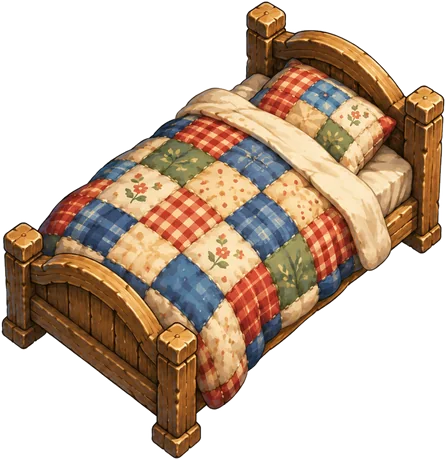
#> input picture assets/bed.webp, 446 x 460 px
$ python -i ch3_import_e12_images.py   (imports and definitions only)
#> lines starting #> are read from the running program, lines starting #| are printed output that depends on the picture; after the words box and inside, x2 and y2 are one past the last pixel; in counts of white or black regions, pixels touching at a corner belong together
#> further down, picture is the input picture: PIL image 446x460 RGBA; mean R, G, B, A 89.5, 70, 53, 130.9
"""把老師用 ChatGPT 生的 E1、E2 圖轉成遊戲用的 WebP：傷口圖（420×420 白底）、物件圖（灰底去背）。
用法：python3 tools/ch3_import_e12_images.py "<圖卡資料夾>"
檔名對應（以檔名裡的時間辨認，2026-10-08 晚上那一批）：見 MAP。沒有 numpy，只用 PIL。"""
import sys, pathlib
from PIL import Image, ImageDraw, ImageFilter
SRC = pathlib.Path(sys.argv[1]) if len(sys.argv) > 1 else None
ROOT = pathlib.Path(__file__).parent.parent
MAP = [  # (檔名結尾時間, 輸出, 種類, 最長邊)
 ('11_56_57', 'w_octopus', 'wound', 420), ('11_57_31', 'w_jelly', 'wound', 420), ('11_57_37', 'w_rockcut', 'wound', 420), ('11_57_42', 'w_vibrio', 'wound', 420),
 ('11_57_47', 'ch3_hb_board', 'obj', 460), ('11_57_51', 'ch3_fish_spot', 'obj', 480), ('11_57_56', 'ch3_fish_stall', 'obj', 560),
 ('11_58_04', 'ch3_f_mackerel', 'obj', 420), ('11_58_09', 'ch3_f_horse', 'obj', 420), ('11_58_15', 'ch3_f_snapper', 'obj', 420), ('11_58_19', 'ch3_f_grouper', 'obj', 420),
 ('11_58_23', 'ch3_p_turtle', 'obj', 420), ('11_58_27', 'ch3_p_ray', 'obj', 420), ('11_58_33', 'ch3_rod', 'obj', 420)]
def find(t):
    r = [p for p in SRC.glob('Codex 圖像 2026年10月8日*') if p.stem.endswith(t)]
    if len(r) != 1: raise SystemExit(f'找不到或有多個：{t} {r}')
    return r[0]
def cutout(im, tol=22, enclosed=True):
#> called with tol = 22, enclosed = True
    im = im.convert('RGB'); w, h = im.size
#> after `im = im.convert('RGB')`:
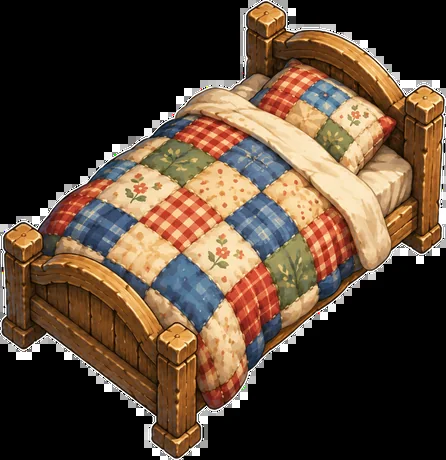
#> im: PIL image 446x460 RGB; mean R, G, B 89.5, 70, 53
#> after `w, h = im.size`: w = 446; h = 460
    border = [im.getpixel((x, 0)) for x in range(0, w, 7)] + [im.getpixel((x, h - 1)) for x in range(0, w, 7)] + [im.getpixel((0, y)) for y in range(0, h, 7)] + [im.getpixel((w - 1, y)) for y in range(0, h, 7)]
#> border = 260 items, first 6: (0, 0, 0), (0, 0, 0), (0, 0, 0), (0, 0, 0), (0, 0, 0), (0, 0, 0)
    bg = tuple(sorted(c[i] for c in border)[len(border) // 2] for i in range(3))
#> bg = (0, 0, 0)
    work = im.copy(); S = (255, 0, 255)
    near = lambda c: all(abs(c[i] - bg[i]) <= tol for i in range(3))
    for x in range(0, w, 9):
        for y in (0, h - 1):
            if work.getpixel((x, y)) != S and near(work.getpixel((x, y))): ImageDraw.floodfill(work, (x, y), S, thresh=tol * 1.6)
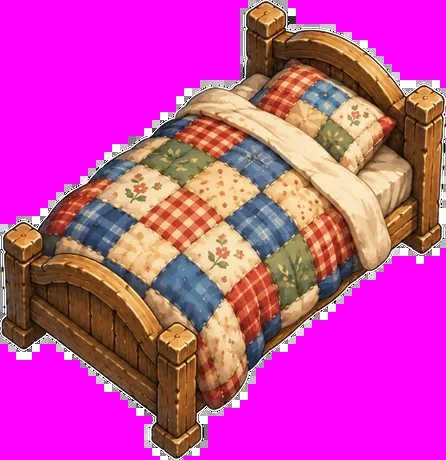
#> work: PIL image 446x460 RGB; mean R, G, B 201, 70, 164.6
    for y in range(0, h, 9):
        for x in (0, w - 1):
            if work.getpixel((x, y)) != S and near(work.getpixel((x, y))): ImageDraw.floodfill(work, (x, y), S, thresh=tol * 1.6)
    mask = Image.new('L', (w, h), 255)
#> mask: PIL image 446x460 L; every value is 255
    mask.putdata([0 if p == S else 255 for p in work.getdata()])
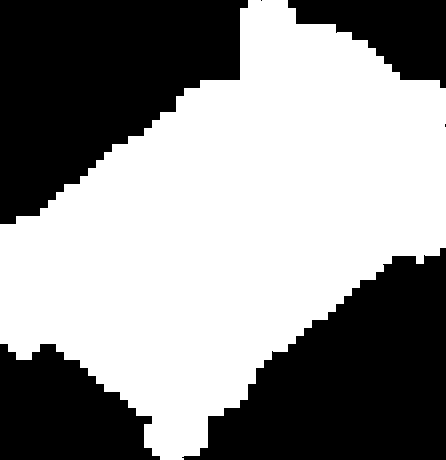
#> mask: PIL image 446x460 L; 56.3% white; 6 black regions (2 under 20 px), largest, box (x1, y1, x2, y2) and area: (0, 0, 248, 224) 35456, (182, 248, 446, 460) 33341, (0, 344, 160, 460) 13120, (288, 0, 446, 88) 7825
    # 第二輪：被物件圍住、沒被外面填到的灰底（釣竿線圈裡、兩支竿之間）。找「顏色跟背景很像」的大塊區域才去掉，細小的灰色（石頭、反光）留著
    tight = Image.new('L', (w, h), 0)
#> tight: PIL image 446x460 L; every value is 0
    tight.putdata([255 if all(abs(c[i] - bg[i]) <= 14 for i in range(3)) else 0 for c in im.getdata()])
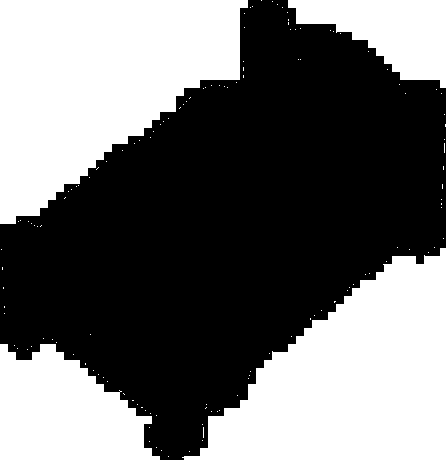
#> tight: PIL image 446x460 L; 43.8% white; 136 white regions (132 under 20 px), largest, box (x1, y1, x2, y2) and area: (0, 0, 248, 224) 35456, (182, 248, 446, 460) 33341, (0, 344, 160, 460) 13123, (288, 0, 446, 88) 7825
    blobs = tight.filter(ImageFilter.MinFilter(9)).filter(ImageFilter.MaxFilter(11))
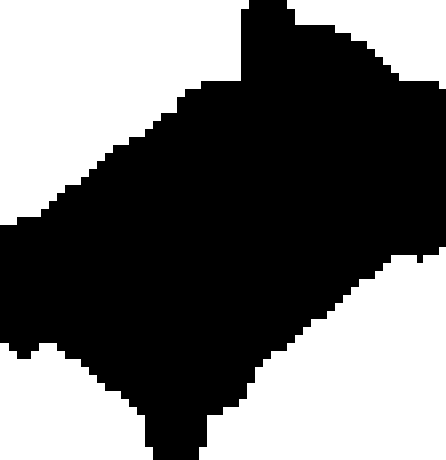
#> blobs: PIL image 446x460 L; 44.4% white; 4 white regions, box (x1, y1, x2, y2) and area: (0, 0, 249, 225) 35929, (199, 247, 446, 460) 33747, (0, 343, 153, 460) 13325, (287, 0, 446, 89) 8071
    if enclosed: mask = Image.composite(Image.new('L', (w, h), 0), mask, blobs)  # 魚、動物身上有灰色反光，不做這一輪
#> mask: PIL image 446x460 L; 55.5% white; 6 black regions (2 under 20 px), largest, box (x1, y1, x2, y2) and area: (0, 0, 249, 225) 35929, (182, 247, 446, 460) 33809, (0, 343, 160, 460) 13409, (287, 0, 446, 89) 8071
    mask = mask.filter(ImageFilter.MinFilter(3)).filter(ImageFilter.GaussianBlur(1.1))
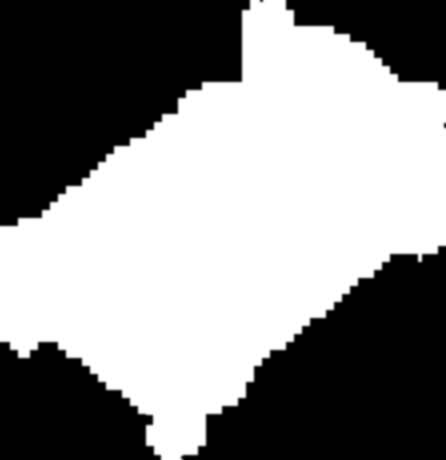
#> mask: PIL image 446x460 L; min 0, max 255, mean 139.7
    out = im.convert('RGBA'); out.putalpha(mask)
#> after `out.putalpha(mask)`:
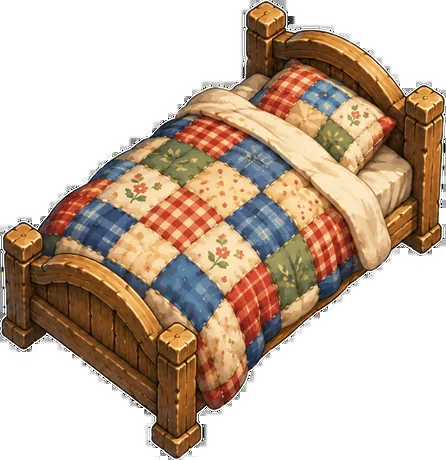
#> out: PIL image 446x460 RGBA; mean R, G, B, A 89.5, 70, 53, 139.7; transparent parts drawn white
    return out.crop(out.getbbox() or (0, 0, w, h))
# [9 lines not run here, left out]

>>> from PIL import Image
>>> picture = Image.open('../assets/bed.webp')
>>> result = cutout(picture)
